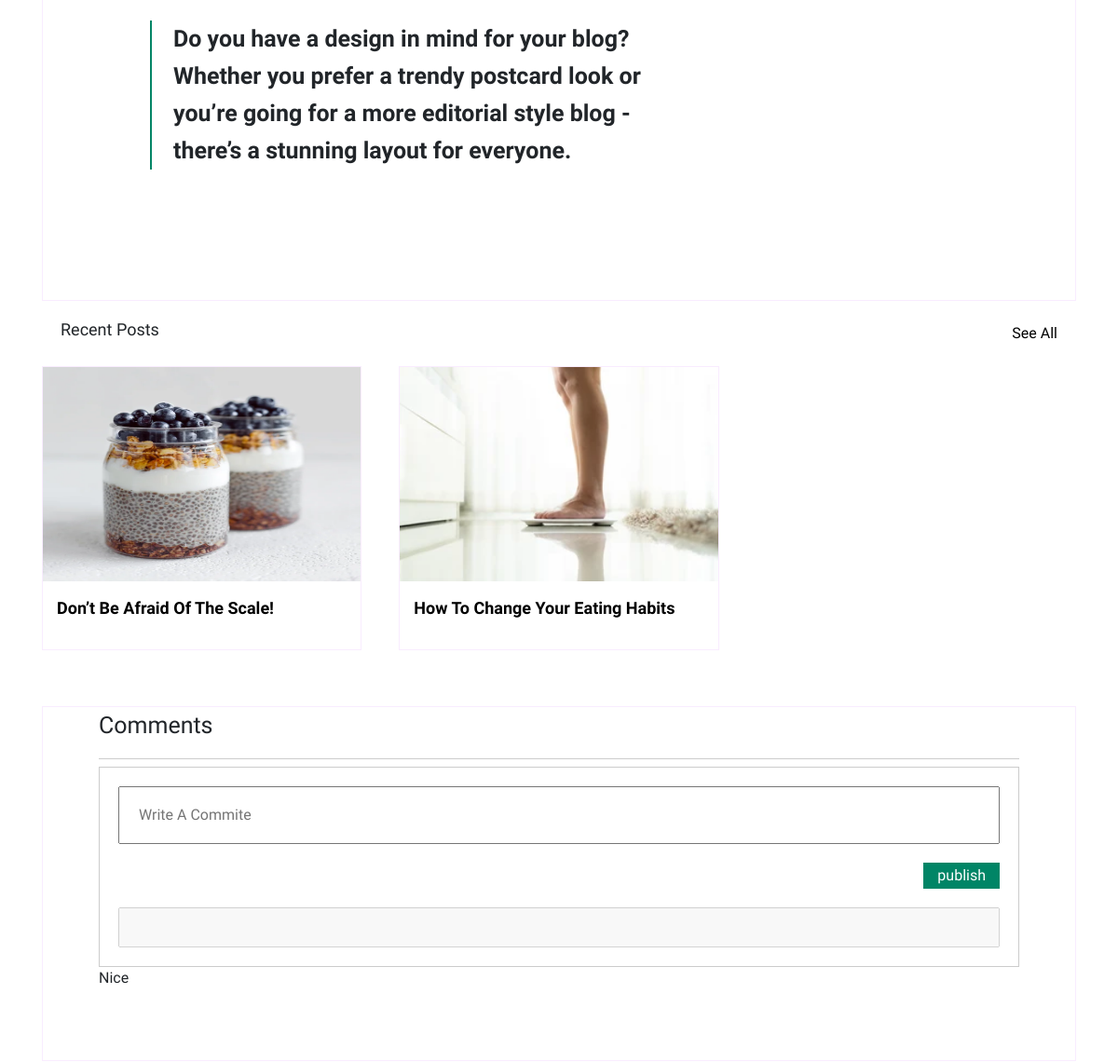
The app's page /blog/article/1 (middle part), older data.
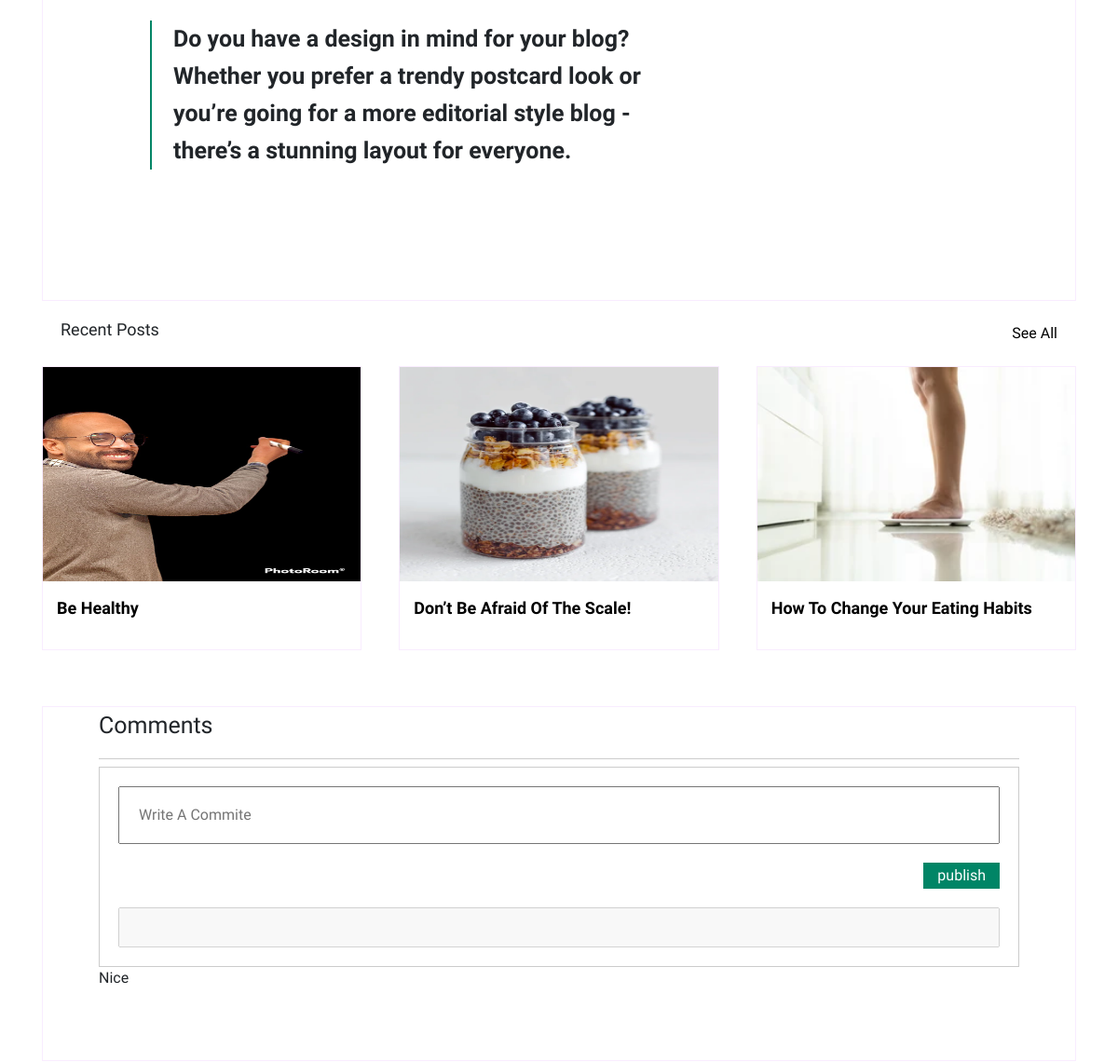
The same page, newer data.
### blog/models.py (models this page shows, shortened)
class Article(models.Model):
    publish_date = models.DateTimeField(auto_now_add=True)
    title = models.CharField(max_length=255)
    description = models.TextField()
    image = models.ImageField(null=True)

class Comment(models.Model):
    comment = models.CharField(max_length=255)
    user = models.ForeignKey(User, on_delete=models.CASCADE, related_name='comments')
    article = models.ForeignKey(Article, on_delete=models.CASCADE, related_name='comments')
    comment_date = models.DateTimeField(auto_now_add=True)

### blog/views.py (the view)
# urls.py: path('article/<int:pk>', views.article_details, name='article'),
def article_details(request, pk):
    article = Article.objects.prefetch_related('comments').get(pk=pk)
    recent_articles = Article.objects.all().order_by('-publish_date')[:3]
    return render(request, "read_article.html", {"article": article, "recent_articles": recent_articles})

### templates/read_article.html (shortened to what this page needs)
{% extends 'base.html' %}
{% load static %}
{% block body %}
<section class="read_article">
    <div class="container">
        <div class="card_blog">
            <div class="text_blog">
                <q>Do you have a design in mind for your blog? Whether you prefer a trendy postcard look or
                    you’re going for a more editorial style blog - there’s a stunning layout for everyone.</q>
            </div>
        </div>
        <div class="title_recent">
            <h5>recent posts</h5>
            <a href="{% url 'blog' %}">see all</a>
        </div>
        <div class="recent_posts">
            {% for article in recent_articles %}
            <div class="box_nourish">
                <img src="{{article.image.url}}" alt="">
                <div class="text_box_nourish">
                    <a href="read_article.html">
                        <p>{{article.title}}</p>
                    </a>
                </div>
            </div>
            {% endfor %}
        </div>
        <div class="comments">
            <h2>comments</h2>
            <form class="write_comment" action="{% url 'article' %}" method="post">
                <input type="text" placeholder="write a commite" class="text_commite" name="comment">
                <input type="submit" value="publish" class="publish">
                <input type="text" disabled>
            </form>
            {% for comment in article.comments.all %}
            <p style="display: block;">{{comment.comment}}</p>
            {% endfor %}
        </div>
    </div>
</section>
{% endblock%}

Row changes from the older to the newer data that the page shows:
added Article: image (picture), title "Be Healthy"
